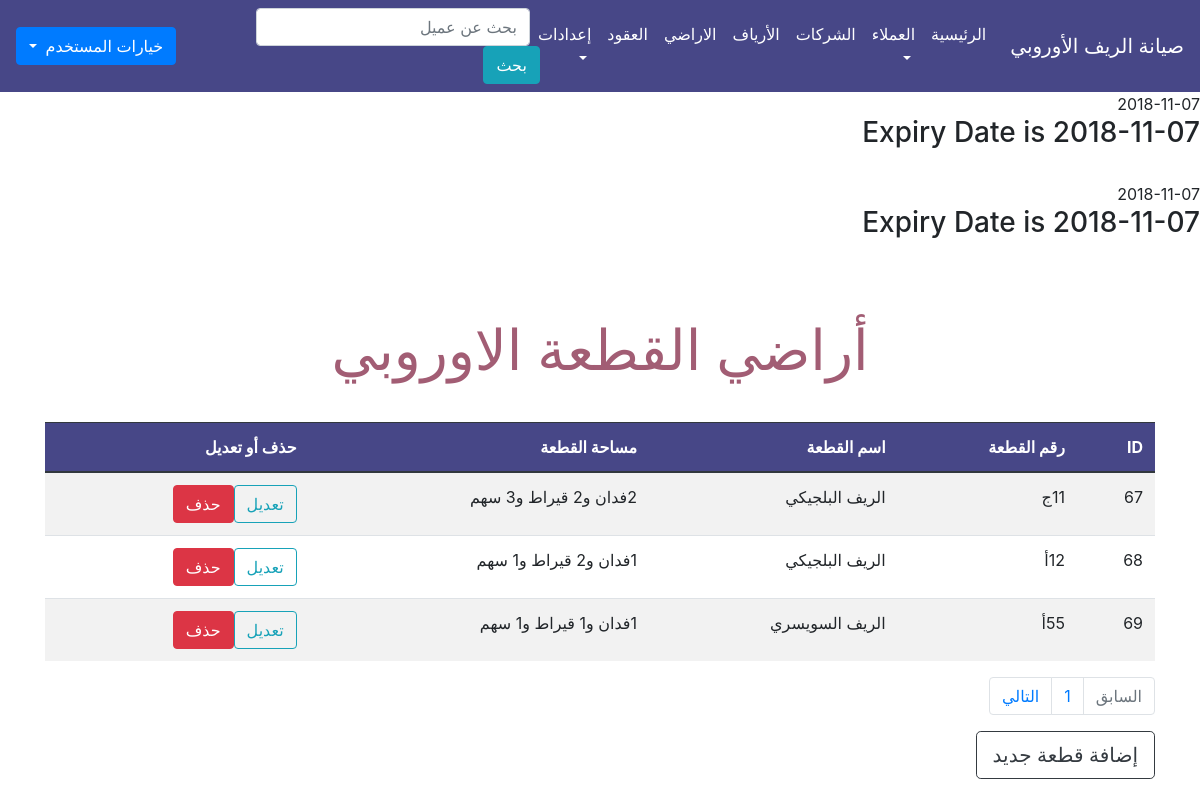
The page /units.php (signed in) on the database its author committed.
### tables this page shows
CREATE TABLE `maint` (
  `maint_id` int(11) NOT NULL,
  `contract_id` int(11) NOT NULL,
  `balance` int(255) NOT NULL,
  `start_date` date NOT NULL,
  `end_date` date NOT NULL,
  `billed_to_date` date NOT NULL,
  `maint_fee` int(11) DEFAULT '750'
);

CREATE TABLE `units` (
  `unit_id` int(11) NOT NULL,
  `unit_name` varchar(50) NOT NULL,
  `reef_id` int(11) NOT NULL,
  `space_f` int(11) NOT NULL,
  `space_q` int(11) NOT NULL,
  `space_s` int(11) NOT NULL
);

CREATE TABLE `reefs` (
  `reef_id` int(11) NOT NULL,
  `company_id` int(11) NOT NULL,
  `reef_name` varchar(100) NOT NULL
);

### units.php (the view, shortened to what this page needs)
<?php
if (isset($_SESSION['username'])) {
    include 'init.php';
    echo '<div class="container">';
    if (isset($_GET['action'])) {
        $action = $_GET['action'];
    } else {
        $action = "Manage";
    }
        if ($action == 'Manage') {
        $limit = 4;
        $stmt = $db->prepare("SELECT * FROM units");
        $stmt->execute();
        $total_result = $stmt->rowCount();
        $total_pages = ceil($total_result/$limit);
        if(!isset($_GET['page'])) {
            $page = 1;
        } else {
            $page = $_GET['page'];
        }
        $starting_limit = ($page-1)*$limit;
        $show = "SELECT * FROM units ORDER BY unit_id ASC LIMIT $starting_limit, $limit";
        $rows = $db->prepare($show);
        $rows->execute();
        echo '<h1 class="page-title text-center"> أراضي القطعة الاوروبي </h1>';
        ?>
        <table class="table table-striped table-hover ">
            <thead class="thead-dark">
                <tr>
                    <th>
                        ID
                    </th>
                    <th>
                        رقم القطعة
                    </th>
                    <th>
                        اسم القطعة
                    </th>
                    <th>
                    مساحة القطعة
                    </th>
                    <th>
                        حذف أو تعديل
                    </th>
                </tr>
            </thead>
            <tbody>
                <?php
                    foreach($rows as $row) {
                        $stmt = $db->prepare('SELECT * FROM reefs WHERE reef_id = ? LIMIT 1');
                        $stmt->execute(array($row['reef_id']));
                        $reef = $stmt->fetch();
                        echo '<tr>';
                            echo '<td>' . $row['unit_id'] .  '</td><td>'
                            . $row['unit_name'] . '</td><td>'
                            . $reef['reef_name'] . '</td><td>'
                            . $row['space_f'] . 'فدان و' . $row['space_q'] . ' قيراط و' . $row['space_s']  . ' سهم ' .
                            '</td><td><a href="?action=Edit&id=' . $row['unit_id'] . '" class="btn btn-outline-info">تعديل</a><a href="?action=Delete&id=' . $row['unit_id'] . '" class="btn btn-danger confirm"> حذف</a></td>';
                        echo '</tr>';
                    }
                ?>
            </tbody>
        </table>
        <nav aria-label="Page navigation example">
            <ul class="pagination">
            <?php $past_page = $_GET['page'] - 1;
                if ($past_page < 1) {
                    $past_page = 1;
                    $past_page_status = 'disabled';
                }
            ?>
                <li class="page-item <?php echo $past_page_status; ?>">
                    <a href='<?php echo "?page=$past_page"; ?>' class="page-link">السابق
                    </a>
                </li>
                <?php
                for ($page=1; $page <= $total_pages ; $page++):?>
                <li class="page-item">
                    <a href='<?php echo "?page=$page"; ?>' class="page-link <?php if ($_GET['page'] == $page) { echo 'current';} ?>"><?php  echo $page; ?>
                    </a>
                </li>
            <?php endfor; ?>
            <?php $next_page = $_GET['page'] + 1;
            ?>
                <li class="page-item  <?php echo $next_page_status; ?>">
                    <a href='<?php echo "?page=$next_page"; ?>' class="page-link">التالي
                    </a>
                </li>
            </ul>
        </nav>
        <a href="?action=Add" class="btn btn-outline-dark btn-lg">إضافة قطعة جديد</a>
        <?php
        include $tbl . 'footer.php';
        }
    include $tbl . 'footer.php';
} else {
    header('Location: index.php');
    exit();
}?>

### init.php (shortened to what this page needs)
<?php
include 'db.php';
$tbl = "includes/";
include $tbl . 'header.php';
if (!isset($noNavbar)) {
    include $tbl . 'nav.php';
}
$stmtC = $db->prepare('SELECT contracts.contract_id , contracts.total_space, maint.balance, maint.start_date, maint.end_date, maint.maint_fee
 FROM contracts
INNER JOIN maint on contracts.contract_id = maint.contract_id');
$stmtC->execute();
$rows = $stmtC->fetchAll();
foreach ($rows as $row) {
    echo $row['start_date'];
    $expDate = $row['start_date'];
    echo '<h3>Expiry Date is ' . $expDate . '</h3><br>';
}

### layout/css/main.css (style rules this page uses)
.page-title { font-size: 56px; color: #a25d74; padding: 30px 0; }
.navbar-expand-lg , .table .thead-dark th { background-color: #474787; color:#fff; }

### rows shown on the page
maint: start_date "2018-11-07"
maint: start_date "2018-11-07"
units: unit_id "67", unit_name "11ج", reef.reef_name "الريف البلجيكي", space_f "2"
units: unit_id "68", unit_name "12أ", reef.reef_name "الريف البلجيكي", space_f "1"
units: unit_id "69", unit_name "55أ", reef.reef_name "الريف السويسري", space_f "1"
